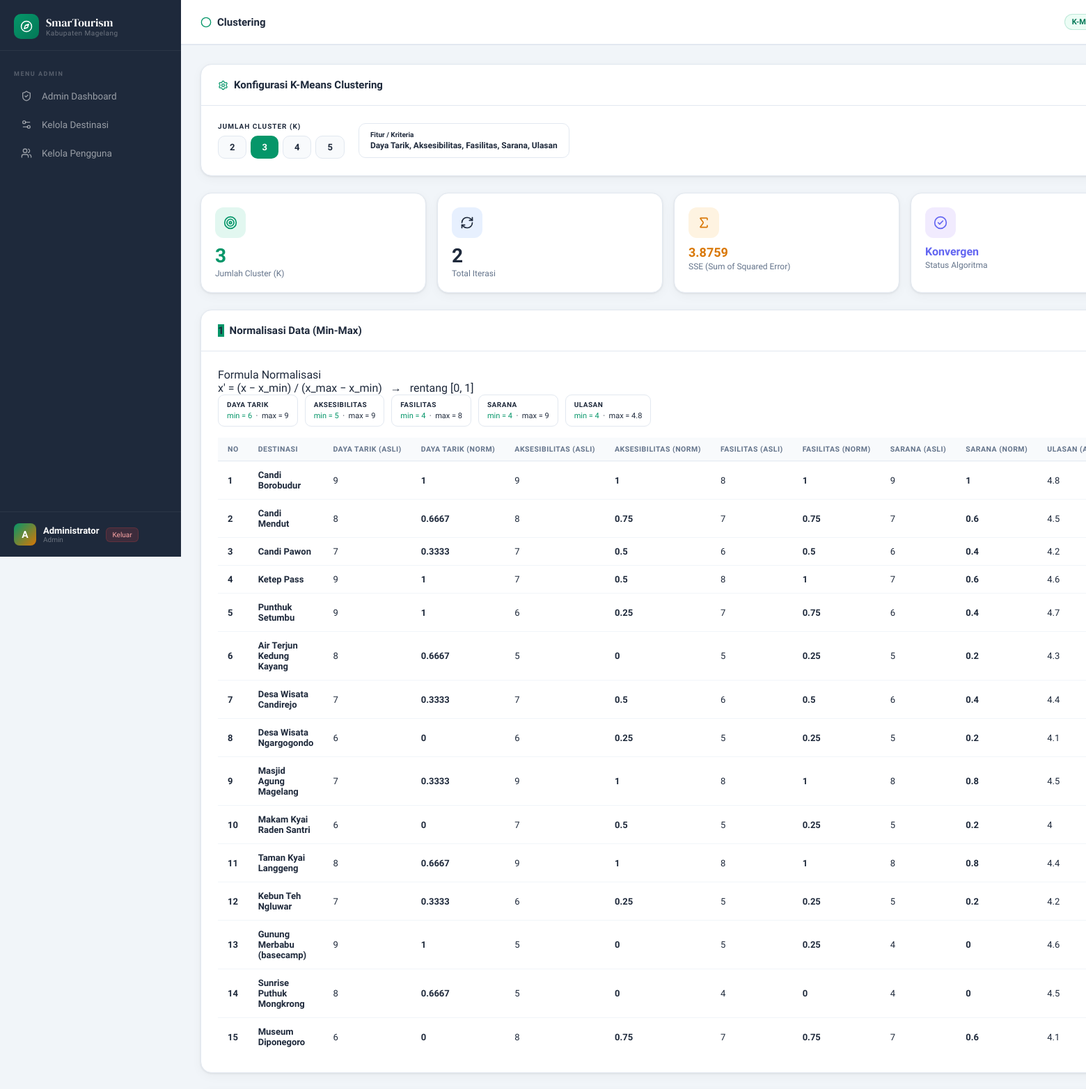
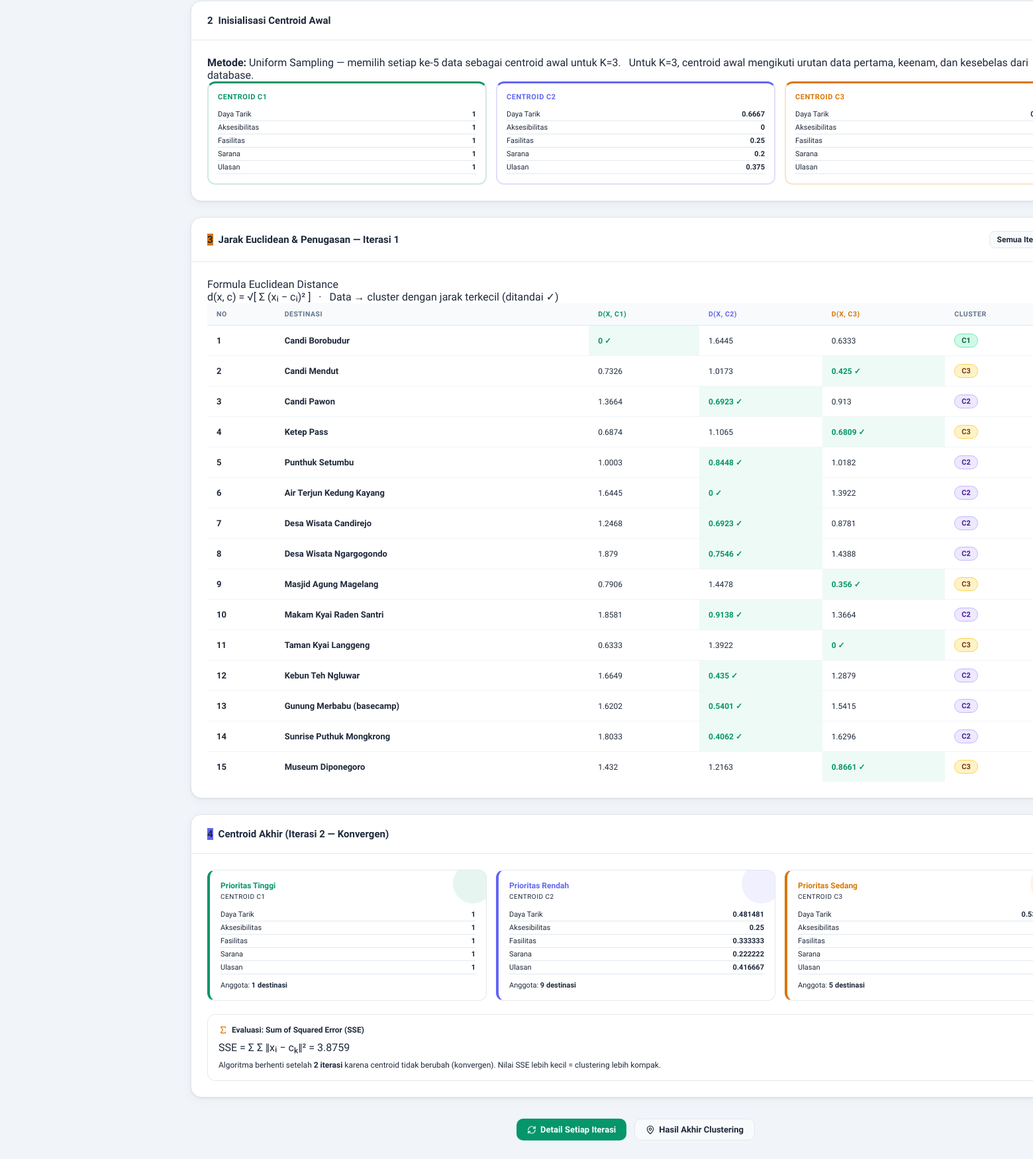
Screenshot of /pages/clustering.php (signed in) with the database file from the repository (2 pictures, top to bottom).
### tables this page shows
CREATE TABLE tb_destinasi (
  id INT UNSIGNED NOT NULL AUTO_INCREMENT,
  nama_destinasi VARCHAR(200) NOT NULL,
  kategori VARCHAR(50) NOT NULL,
  daya_tarik TINYINT UNSIGNED NOT NULL,
  aksesibilitas TINYINT UNSIGNED NOT NULL,
  fasilitas TINYINT UNSIGNED NOT NULL,
  sarana TINYINT UNSIGNED NOT NULL,
  ulasan DECIMAL(3,1) NOT NULL,
  jumlah_pengunjung INT UNSIGNED NOT NULL,
  rating DECIMAL(3,1) NOT NULL,
  latitude DECIMAL(10,7) NOT NULL,
  longitude DECIMAL(10,7) NOT NULL,
  status ENUM('aktif', 'nonaktif') NOT NULL DEFAULT 'aktif',
  created_at TIMESTAMP NOT NULL DEFAULT CURRENT_TIMESTAMP,
  updated_at TIMESTAMP NOT NULL DEFAULT CURRENT_TIMESTAMP ON UPDATE CURRENT_TIMESTAMP,
  PRIMARY KEY (id)
);

### pages/clustering.php (the view, shortened to what the rows shown need)
<?php
require_once '../includes/header.php';
require_once '../includes/kmeans.php';
$k = isset($_GET['k']) ? max(2, min(5, (int)$_GET['k'])) : 3;
$km = runKMeans($k);
$fields = $km['fields'];
$fieldsLabel = $km['fields_label'];
$normMeta = $km['norm_meta'];
?>
<div class="page-content">
  <div class="card mb-24">
    <div class="card-body">
      <div style="display:flex;gap:10px;flex-wrap:wrap;margin-bottom:16px;">
        <?php foreach ($fields as $f): ?>
          <div style="background:var(--surface-2);border:1px solid var(--border);border-radius:9px;padding:8px 12px;min-width:110px;">
            <div style="font-size:10px;color:var(--text-3);font-weight:700;text-transform:uppercase;letter-spacing:0.5px;margin-bottom:4px;"><?= $fieldsLabel[$f] ?></div>
            <div style="font-size:11px;"><span style="color:var(--emerald);">min = <?= $normMeta['min'][$f] ?></span> &nbsp;·&nbsp; <span style="color:var(--red);">max = <?= $normMeta['max'][$f] ?></span></div>
          </div>
        <?php endforeach; ?>
      </div>
      <div class="table-wrap">
        <table>
          <thead>
            <tr>
              <th>No</th>
              <th>Destinasi</th>
              <?php foreach ($fields as $f): ?>
                <th><?= $fieldsLabel[$f] ?> (asli)</th>
                <th><?= $fieldsLabel[$f] ?> (norm)</th>
              <?php endforeach; ?>
            </tr>
          </thead>
          <tbody>
            <?php foreach ($km['data'] as $w): ?>
              <tr>
                <td style="color:var(--text-3);font-weight:700;"><?= $w['id'] ?></td>
                <td style="font-weight:700;color:var(--text);"><?= htmlspecialchars($w['nama']) ?></td>
                <?php foreach ($fields as $f): ?>
                  <td><?= $f === 'jumlah_pengunjung' ? number_format($w[$f], 0, ',', '.') : $w[$f] ?></td>
                  <td class="mono" style="color:var(--emerald-l);font-weight:600;"><?= round($w[$f . '_norm'], 4) ?></td>
                <?php endforeach; ?>
              </tr>
            <?php endforeach; ?>
          </tbody>
        </table>
      </div>
    </div>
  </div>
  <div class="card mb-24">
    <div class="card-body">
      <?php if (!empty($km['history'])): $initCentroids = $km['history'][0]['centroids']; ?>
        <div style="display:grid;grid-template-columns:repeat(auto-fit,minmax(200px,1fr));gap:14px;">
          <?php foreach ($initCentroids as $ci => $c): ?>
            <div style="background:var(--surface-2);border:2px solid <?= $km['colors'][$ci] ?>33;border-top:3px solid <?= $km['colors'][$ci] ?>;border-radius:12px;padding:14px;">
              <div style="font-size:11px;font-weight:800;color:<?= $km['colors'][$ci] ?>;margin-bottom:10px;text-transform:uppercase;letter-spacing:0.5px;">Centroid C<?= $ci + 1 ?></div>
              <?php foreach ($fields as $f): ?>
                <div style="display:flex;justify-content:space-between;font-size:11px;padding:3px 0;border-bottom:1px solid var(--border);">
                  <span style="color:var(--text-3);"><?= $fieldsLabel[$f] ?></span>
                  <span class="mono" style="font-weight:600;color:var(--text);"><?= round($c[$f], 4) ?></span>
                </div>
              <?php endforeach; ?>
            </div>
          <?php endforeach; ?>
        </div>
      <?php endif; ?>
    </div>
  </div>
  <div class="card mb-24">
    <div class="card-body">
      <?php if (!empty($km['history'])): $iter1 = $km['history'][0]; ?>
        <div class="table-wrap">
          <table>
            <thead>
              <tr>
                <th>No</th>
                <th>Destinasi</th>
                <?php for ($ci = 0; $ci < $k; $ci++): ?>
                  <th style="color:<?= $km['colors'][$ci] ?>;">d(x, C<?= $ci + 1 ?>)</th>
                <?php endfor; ?>
                <th>Cluster</th>
              </tr>
            </thead>
            <tbody>
              <?php foreach ($km['data'] as $i => $w): $dm = $iter1['distance_matrix'][$i]; ?>
                <tr>
                  <td style="color:var(--text-3);font-weight:700;"><?= $w['id'] ?></td>
                  <td style="font-weight:700;color:var(--text);"><?= htmlspecialchars($w['nama']) ?></td>
                  <?php foreach ($dm['distances'] as $di => $dist): $isMin = ($di === $dm['assigned']); ?>
                    <td class="mono" style="font-size:12px;font-weight:<?= $isMin ? '800' : '400' ?>;color:<?= $isMin ? 'var(--emerald)' : 'var(--text-3)' ?>;background:<?= $isMin ? 'rgba(16,185,129,0.07)' : 'transparent' ?>;">
                      <?= $dist ?><?= $isMin ? ' ✓' : '' ?>
                    </td>
                  <?php endforeach; ?>
                  <td>
                    <?php $ci2 = $dm['assigned'];
                    $ic = $km['icons'][$ci2] ?? 'low';
                    $cc = $ic === 'high' ? 'cluster-high' : ($ic === 'medium' ? 'cluster-medium' : 'cluster-low'); ?>
                    <span class="badge <?= $cc ?>">C<?= $ci2 + 1 ?></span>
                  </td>
                </tr>
              <?php endforeach; ?>
            </tbody>
          </table>
        </div>
      <?php endif; ?>
    </div>
  </div>
  <div class="card mb-24">
    <div class="card-body">
      <div style="display:grid;grid-template-columns:repeat(auto-fit,minmax(210px,1fr));gap:14px;margin-bottom:20px;">
        <?php foreach ($km['centroids'] as $ci => $c): ?>
          <div style="background:var(--surface-2);border:1px solid var(--border);border-left:4px solid <?= $km['colors'][$ci] ?>;border-radius:12px;padding:16px;position:relative;overflow:hidden;">
            <div style="position:absolute;right:-10px;top:-10px;width:60px;height:60px;background:<?= $km['colors'][$ci] ?>18;border-radius:50%;"></div>
            <div style="font-weight:800;color:<?= $km['colors'][$ci] ?>;margin-bottom:4px;font-size:12px;"><?= $km['labels'][$ci] ?></div>
            <div style="font-size:10px;color:var(--text-3);margin-bottom:12px;text-transform:uppercase;letter-spacing:0.5px;">Centroid C<?= $ci + 1 ?></div>
            <?php foreach ($fields as $f): ?>
              <div style="display:flex;justify-content:space-between;font-size:11px;padding:3px 0;border-bottom:1px solid var(--border);">
                <span style="color:var(--text-3);"><?= $fieldsLabel[$f] ?></span>
                <span class="mono" style="font-weight:700;color:var(--text);"><?= round($c[$f], 6) ?></span>
              </div>
            <?php endforeach; ?>
            <div style="margin-top:10px;font-size:11px;color:var(--text-3);">
              Anggota: <strong style="color:var(--text);"><?= count(array_filter($km['data'], fn($w) => $w['cluster'] === $ci)) ?> destinasi</strong>
            </div>
          </div>
        <?php endforeach; ?>
      </div>
    </div>
  </div>
</div>
<?php require_once '../includes/footer.php'; ?>

### rows the page displays
tb_destinasi: daya_tarik "9", aksesibilitas "9", fasilitas "8", sarana "9", ulasan "4.8", id "1", nama_destinasi "Candi Borobudur", f "Daya Tarik", f "Aksesibilitas", f "Fasilitas", f "Sarana", f "Ulasan", dist "0", dist "1.6445", dist "0.6333", ci2 "1", labels "Prioritas Tinggi"
tb_destinasi: id "2", nama_destinasi "Candi Mendut", daya_tarik "8", f "0.6667", aksesibilitas "8", f "0.75", fasilitas "7", sarana "7", f "0.6", ulasan "4.5", dist "0.7326", dist "1.0173", dist "0.425", ci2 "3", id "1", id "9", id "5"
tb_destinasi: id "3", nama_destinasi "Candi Pawon", daya_tarik "7", f "0.3333", aksesibilitas "7", f "0.5", fasilitas "6", sarana "6", f "0.4", ulasan "4.2", dist "1.3664", dist "0.6923", dist "0.913", ci2 "2"
tb_destinasi: id "4", nama_destinasi "Ketep Pass", daya_tarik "9", f "1", aksesibilitas "7", f "0.5", fasilitas "8", sarana "7", f "0.6", ulasan "4.6", dist "0.6874", dist "1.1065", dist "0.6809", ci2 "3"
tb_destinasi: id "5", nama_destinasi "Punthuk Setumbu", daya_tarik "9", f "1", aksesibilitas "6", f "0.25", fasilitas "7", f "0.75", sarana "6", f "0.4", ulasan "4.7", dist "1.0003", dist "0.8448", dist "1.0182", ci2 "2"
tb_destinasi: id "6", nama_destinasi "Air Terjun Kedung Kayang", daya_tarik "8", f "0.6667", aksesibilitas "5", f "0", fasilitas "5", f "0.25", sarana "5", f "0.2", ulasan "4.3", dist "1.6445", dist "0", dist "1.3922", ci2 "2"
tb_destinasi: id "7", nama_destinasi "Desa Wisata Candirejo", daya_tarik "7", f "0.3333", aksesibilitas "7", f "0.5", fasilitas "6", sarana "6", f "0.4", ulasan "4.4", dist "1.2468", dist "0.6923", dist "0.8781", ci2 "2"
tb_destinasi: id "8", nama_destinasi "Desa Wisata Ngargogondo", daya_tarik "6", f "0", aksesibilitas "6", f "0.25", fasilitas "5", sarana "5", f "0.2", ulasan "4.1", dist "1.879", dist "0.7546", dist "1.4388", ci2 "2"
tb_destinasi: id "9", nama_destinasi "Masjid Agung Magelang", daya_tarik "7", f "0.3333", aksesibilitas "9", f "1", fasilitas "8", sarana "8", f "0.8", ulasan "4.5", dist "0.7906", dist "1.4478", dist "0.356", ci2 "3"
tb_destinasi: id "11", nama_destinasi "Taman Kyai Langgeng", daya_tarik "8", f "0.6667", aksesibilitas "9", f "1", fasilitas "8", sarana "8", f "0.8", ulasan "4.4", dist "0.6333", dist "1.3922", dist "0", ci2 "3"
tb_destinasi: id "12", nama_destinasi "Kebun Teh Ngluwar", daya_tarik "7", f "0.3333", aksesibilitas "6", f "0.25", fasilitas "5", sarana "5", f "0.2", ulasan "4.2", dist "1.6649", dist "0.435", dist "1.2879", ci2 "2"
tb_destinasi: id "13", nama_destinasi "Gunung Merbabu (basecamp)", daya_tarik "9", f "1", aksesibilitas "5", f "0", fasilitas "5", f "0.25", sarana "4", ulasan "4.6", dist "1.6202", dist "0.5401", dist "1.5415", ci2 "2"
tb_destinasi: id "14", nama_destinasi "Sunrise Puthuk Mongkrong", daya_tarik "8", f "0.6667", aksesibilitas "5", f "0", fasilitas "4", sarana "4", ulasan "4.5", dist "1.8033", dist "0.4062", dist "1.6296", ci2 "2"
tb_destinasi: id "15", nama_destinasi "Museum Diponegoro", daya_tarik "6", f "0", aksesibilitas "8", f "0.75", fasilitas "7", sarana "7", f "0.6", ulasan "4.1", dist "1.432", dist "1.2163", dist "0.8661", ci2 "3"

### other values shown
$item['label'] "Admin Dashboard"
$item['label'] "Kelola Destinasi"
$item['label'] "Kelola Pengguna"
$initial "A"
$u['nama_lengkap'] "Administrator"
$u['role'] "Admin"
$currentNav['label'] "Clustering"
implode(', ', array_values($fieldsLabel)) "Daya Tarik, Aksesibilitas, Fasilitas, Sarana, Ulasan"
$km['k'] "3"
$km['iterations'] "2"
$km['sse'] "3.8759"
$fieldsLabel[$f] "DAYA TARIK"
$normMeta['min'][$f] "6"
$fieldsLabel[$f] "AKSESIBILITAS"
$normMeta['min'][$f] "5"
